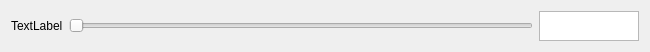
<?xml version="1.0" encoding="UTF-8"?>
<ui version="4.0">
 <class>LabelSliderEditWidget</class>
 <widget class="QWidget" name="LabelSliderEditWidget">
  <property name="geometry">
   <rect>
    <x>0</x>
    <y>0</y>
    <width>650</width>
    <height>48</height>
   </rect>
  </property>
  <property name="maximumSize">
   <size>
    <width>16777215</width>
    <height>99</height>
   </size>
  </property>
  <property name="windowTitle">
   <string>Form</string>
  </property>
  <layout class="QHBoxLayout" name="horizontalLayout_2">
   <item>
    <widget class="QLabel" name="label">
     <property name="maximumSize">
      <size>
       <width>16777215</width>
       <height>30</height>
      </size>
     </property>
     <property name="text">
      <string>TextLabel</string>
     </property>
    </widget>
   </item>
   <item>
    <widget class="QSlider" name="slider">
     <property name="maximumSize">
      <size>
       <width>16777215</width>
       <height>30</height>
      </size>
     </property>
     <property name="orientation">
      <enum>Qt::Horizontal</enum>
     </property>
    </widget>
   </item>
   <item>
    <widget class="QPlainTextEdit" name="edit">
     <property name="maximumSize">
      <size>
       <width>100</width>
       <height>30</height>
      </size>
     </property>
     <property name="readOnly">
      <bool>true</bool>
     </property>
    </widget>
   </item>
  </layout>
 </widget>
 <resources/>
 <connections/>
</ui>
